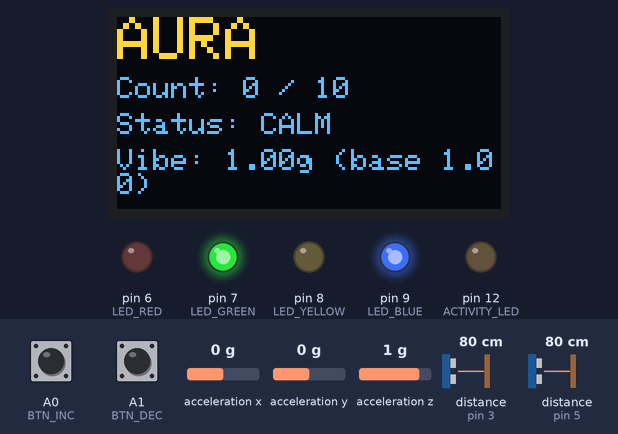
A sketch run on a simulated Arduino Uno, built with avr-gcc and run on an emulated ATmega328P. On the bench: 128×64 one-colour display, output pins drawn as LEDs (lit = HIGH). Wiring (inferred from the names in the program): 2 × ultrasonic range finder: trigger pin 2, echo pin 3 / trigger pin 4, echo pin 5; MPU-6050 motion sensor at I2C address 0x68. The inputs (shaded band) are chosen by the test bench; at power-on: acceleration x 0 g, A0 (BTN_INC) HIGH, acceleration z 1 g, A1 (BTN_DEC) HIGH, distance to the obstacle (sensors on pin 3, pin 5) 80 cm, acceleration y 0 g. The echo pulse lasts 58.3 µs per cm; the OLED is the two-colour kind (top 16 rows yellow); pins used as bus, display or sensor lines are not drawn; what the sketch prints to the serial monitor is not drawn.

Above: at 2.8 s.
2.9 s: acceleration x set to -0.7 g
At 3.9 s:
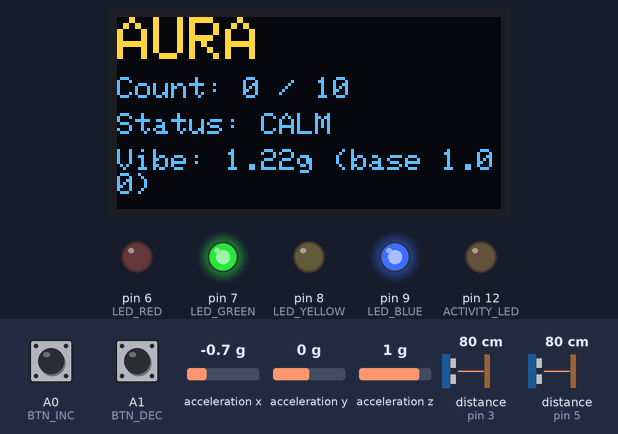
4.5 s: acceleration x set to -1 g
At 5.7 s:
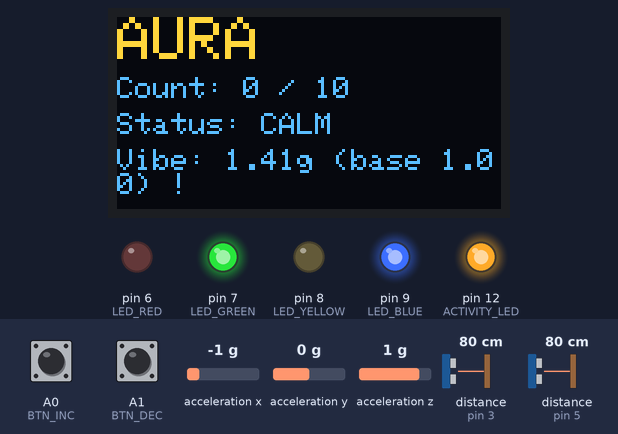
6.0 s: A0 (BTN_INC) pulled LOW for 1 s
At 7.6 s:
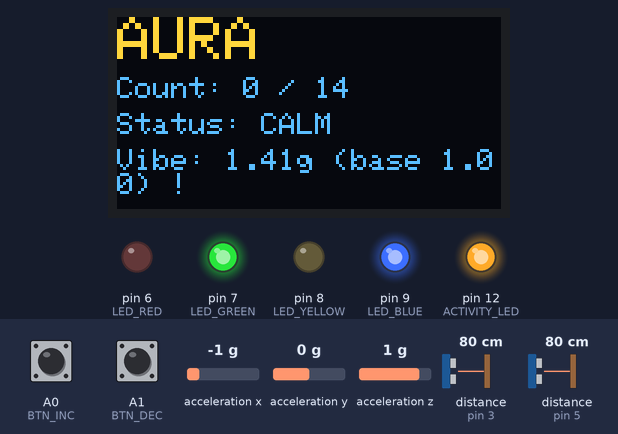
8.5 s: acceleration z set to 0.7 g
At 11.1 s:
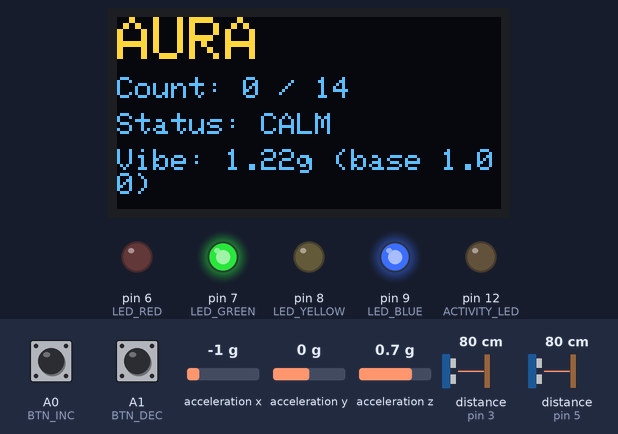
11.4 s: A1 (BTN_DEC) pulled LOW for 3.2 s
At 15.6 s:
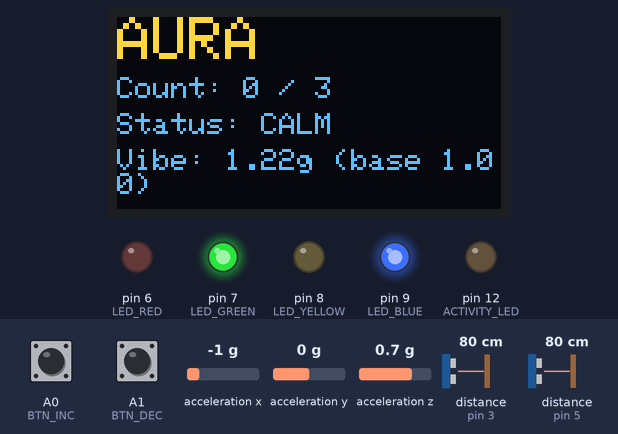
16.1 s: distance to the obstacle (sensor on pin 3) set to 33 cm
17.6 s: distance to the obstacle (sensor on pin 3) set to 29 cm
At 18.5 s:
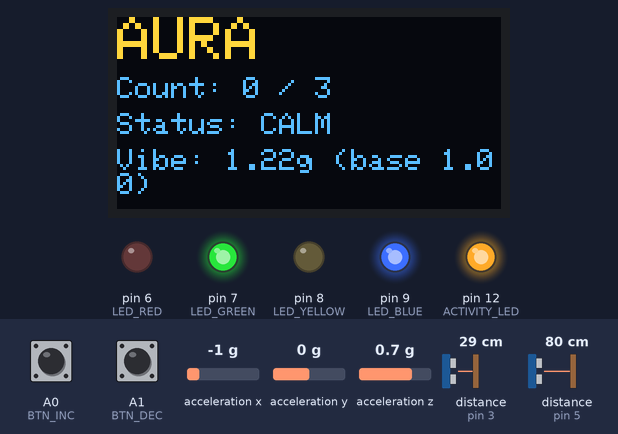
Timing chart, 0 to 20.1 s (numbered marks = the images above; inputs shaded):
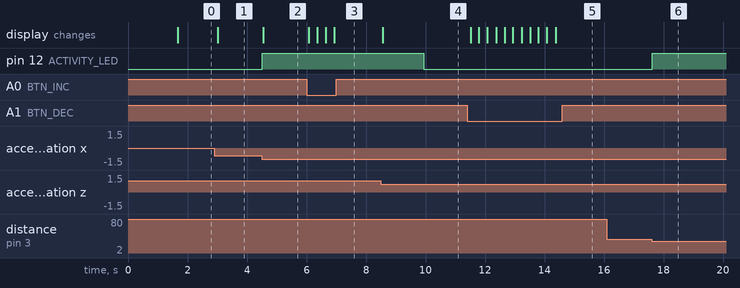

The sketch:

AURA_no_buzzer.ino
```cpp
/*
  =========================================================
  AURA — Room Occupancy & Mood Light Monitor
  USB-Powered Edition (NO buzzer, 4 separate mood LEDs +
  1 direct-driven activity LED, cloned MPU-6050 support)
  =========================================================

  Changes from the previous version:
    - Buzzer removed completely (pin, wiring calls, logic).
    - LEDs already used as 4 separate LEDs (R/G/Y/B) - kept as is.
    - MPU-6050 is now read with RAW I2C register access instead of
      the Adafruit_MPU6050 library. Many cloned MPU-6050 boards
      report a wrong/blank WHO_AM_I value, which makes
      Adafruit_MPU6050's mpu.begin() fail even though the sensor
      itself works fine. Talking to it directly at the register
      level avoids that check entirely.

  Pin map:
    D2  - Ultrasonic 1 (Entry)  TRIG
    D3  - Ultrasonic 1 (Entry)  ECHO
    D4  - Ultrasonic 2 (Exit)   TRIG
    D5  - Ultrasonic 2 (Exit)   ECHO
    D6  - Red LED    (via 220R)
    D7  - Green LED  (via 220R)
    D8  - Yellow LED (via 220R)
    D9  - Blue LED   (via 220R)
    D10 - HC-05 TXD -> Arduino RX   (SoftwareSerial RX)
    D11 - HC-05 RXD <- Arduino TX, via 1k resistor (SoftwareSerial TX)
    D12 - Activity/Vibration LED, direct-driven from the pin
          (no transistor needed for a single LED):
          D12 -> 220R resistor -> LED anode -> LED cathode -> GND
          ON continuously while peopleCount > 0 (stays on the whole
          time anyone is in the room, turns OFF only when the count
          returns to 0). Independently, also gives a brief ON blip
          when the MPU-6050 detects a tap/vibration while the room
          is empty.
    A0  - Button 1 (increase capacity), INPUT_PULLUP
    A1  - Button 2 (decrease capacity), INPUT_PULLUP
    A4  - I2C SDA (MPU-6050 + OLED, shared bus)
    A5  - I2C SCL (MPU-6050 + OLED, shared bus)

  Required libraries (install via Library Manager):
    - Adafruit GFX Library
    - Adafruit SSD1306
  (SoftwareSerial and Wire are built in. MPU-6050 no longer
   needs a library — it's read directly over I2C.)

  =========================================================
*/

#include <Wire.h>
#include <Adafruit_GFX.h>
#include <Adafruit_SSD1306.h>
#include <SoftwareSerial.h>

// ---------------- Pin definitions ----------------
#define TRIG1 2
#define ECHO1 3
#define TRIG2 4
#define ECHO2 5

#define LED_RED    6
#define LED_GREEN  7
#define LED_YELLOW 8
#define LED_BLUE   9

#define HC05_RX 10   // Arduino RX  <- HC-05 TXD
#define HC05_TX 11   // Arduino TX  -> HC-05 RXD (through 1k resistor)

#define BTN_INC A0
#define BTN_DEC A1

#define ACTIVITY_LED 12   // direct-driven LED: ON on tap/motion, OFF when calm

// ---------------- MPU-6050 raw I2C setup ----------------
#define MPU_ADDR        0x68  // AD0 tied to GND -> 0x68
#define MPU_REG_PWR_MGMT_1  0x6B
#define MPU_REG_ACCEL_XOUT_H 0x3B
bool mpuFound = false;

// ---------------- Objects ----------------
SoftwareSerial btSerial(HC05_RX, HC05_TX); // RX, TX
Adafruit_SSD1306 display(128, 64, &Wire, -1);

// ---------------- State ----------------
int peopleCount   = 0;
int capacityLimit = 10;      // adjustable with buttons, min 1
const int CAPACITY_MIN = 1;
const int CAPACITY_MAX = 50;

// entry/exit sequence detection
const int TRIGGER_DIST_CM   = 15;   // distance under which a sensor counts as "triggered"
const unsigned long SEQUENCE_WINDOW_MS = 1200; // time allowed between sensor1 and sensor2 trigger

unsigned long sensor1TriggerTime = 0;
unsigned long sensor2TriggerTime = 0;
bool sensor1Armed = true;
bool sensor2Armed = true;

// button debounce
unsigned long lastIncPress = 0;
unsigned long lastDecPress = 0;
const unsigned long DEBOUNCE_MS = 250;

// bluetooth periodic update
unsigned long lastBtSend = 0;
const unsigned long BT_INTERVAL_MS = 1000;

// MPU vibration (values in g's; gravity alone ~1.0g on a perfect sensor,
// but cheap clones often have an offset - so we calibrate the real
// resting value at boot instead of assuming exactly 1.0g)
const float VIBRATION_THRESHOLD_G = 0.3;
float mpuRestBaselineG = 1.0; // overwritten by calibrateMpuBaseline() in setup()
unsigned long lastVibrationShown = 0;

// Activity LED (D12, via transistor) - stays ON for a short hold time
// after a tap/vibration or close approach, so it reads as a clean
// on/off state rather than flickering for an instant.
const int PROXIMITY_ACTIVITY_CM = 30;      // "someone near the sensor" distance
const unsigned long ACTIVITY_HOLD_MS = 1500; // how long the LED stays on after activity
unsigned long activityLedOffTime = 0;
bool activityLedOn = false;

// ---------------- Function prototypes ----------------
long getDistanceCM(int trigPin, int echoPin);
void updateLEDs();
void handleButtons();
void handleUltrasonics();
void updateDisplay(float vibeMag, bool vibrationDetected, bool mpuOk);
void sendBluetoothStatus();
void mpuInit();
bool mpuReadAccelG(float &magG);
void calibrateMpuBaseline();
void triggerActivityLed();
void updateActivityLed();

void setup() {
  Serial.begin(9600);
  btSerial.begin(9600);

  pinMode(TRIG1, OUTPUT);
  pinMode(ECHO1, INPUT);
  pinMode(TRIG2, OUTPUT);
  pinMode(ECHO2, INPUT);

  pinMode(LED_RED, OUTPUT);
  pinMode(LED_GREEN, OUTPUT);
  pinMode(LED_YELLOW, OUTPUT);
  pinMode(LED_BLUE, OUTPUT);

  pinMode(BTN_INC, INPUT_PULLUP);
  pinMode(BTN_DEC, INPUT_PULLUP);

  pinMode(ACTIVITY_LED, OUTPUT);
  digitalWrite(ACTIVITY_LED, LOW); // starts OFF - calm/quiet

  Wire.begin();

  // OLED init (0x3C is the typical SSD1306 I2C address)
  if (!display.begin(SSD1306_SWITCHCAPVCC, 0x3C)) {
    Serial.println(F("OLED not found! Check wiring/address."));
  } else {
    display.clearDisplay();
    display.setTextSize(1);
    display.setTextColor(SSD1306_WHITE);
    display.setCursor(0, 0);
    display.println(F("AURA booting..."));
    display.display();
  }

  mpuInit();
  if (mpuFound) {
    calibrateMpuBaseline();
  }

  Serial.println(F("AURA ready."));
  updateLEDs();
  delay(500);
}

void loop() {
  handleButtons();
  handleUltrasonics();
  updateLEDs();

  float mag = 0;
  bool vibrationDetected = false;
  bool mpuOk = mpuReadAccelG(mag);
  if (mpuOk && fabs(mag - mpuRestBaselineG) > VIBRATION_THRESHOLD_G) {
    vibrationDetected = true;
    triggerActivityLed();
  }

  updateActivityLed();
  updateDisplay(mag, vibrationDetected, mpuOk);

  if (millis() - lastBtSend > BT_INTERVAL_MS) {
    sendBluetoothStatus();
    lastBtSend = millis();
  }

  delay(50); // small loop delay, keeps ultrasonic pulses stable
}

// ---------------- Ultrasonic distance ----------------
long getDistanceCM(int trigPin, int echoPin) {
  digitalWrite(trigPin, LOW);
  delayMicroseconds(2);
  digitalWrite(trigPin, HIGH);
  delayMicroseconds(10);
  digitalWrite(trigPin, LOW);

  long duration = pulseIn(echoPin, HIGH, 20000); // 20ms timeout ~ 3.4m max
  if (duration == 0) return -1; // no echo / out of range
  long distanceCM = duration * 0.0343 / 2;
  return distanceCM;
}

// ---------------- Entry/Exit logic ----------------
void handleUltrasonics() {
  long d1 = getDistanceCM(TRIG1, ECHO1);
  long d2 = getDistanceCM(TRIG2, ECHO2);
  unsigned long now = millis();

  bool s1Triggered = (d1 > 0 && d1 < TRIGGER_DIST_CM);
  bool s2Triggered = (d2 > 0 && d2 < TRIGGER_DIST_CM);

  // Someone standing close to either sensor counts as "activity",
  // separate from the stricter entry/exit sequence logic below.
  if ((d1 > 0 && d1 < PROXIMITY_ACTIVITY_CM) ||
      (d2 > 0 && d2 < PROXIMITY_ACTIVITY_CM)) {
    triggerActivityLed();
  }

  // Sensor 1 (entry side) triggers first
  if (s1Triggered && sensor1Armed) {
    sensor1TriggerTime = now;
    sensor1Armed = false;
    // if sensor2 already triggered recently -> this completes an EXIT sequence
    if (!sensor2Armed && (now - sensor2TriggerTime) < SEQUENCE_WINDOW_MS) {
      if (peopleCount > 0) peopleCount--;
      Serial.println(F("EXIT detected"));
      sensor2Armed = true;
    }
  }
  if (!s1Triggered) sensor1Armed = true;

  // Sensor 2 (exit side) triggers first
  if (s2Triggered && sensor2Armed) {
    sensor2TriggerTime = now;
    sensor2Armed = false;
    // if sensor1 already triggered recently -> this completes an ENTRY sequence
    if (!sensor1Armed && (now - sensor1TriggerTime) < SEQUENCE_WINDOW_MS) {
      if (peopleCount < capacityLimit) {
        peopleCount++;
        Serial.println(F("ENTRY detected"));
      } else {
        Serial.println(F("ENTRY blocked - at capacity"));
      }
      sensor1Armed = true;
    }
  }
  if (!s2Triggered) sensor2Armed = true;
}

// ---------------- Buttons ----------------
void handleButtons() {
  unsigned long now = millis();

  if (digitalRead(BTN_INC) == LOW && (now - lastIncPress) > DEBOUNCE_MS) {
    if (capacityLimit < CAPACITY_MAX) capacityLimit++;
    lastIncPress = now;
    Serial.print(F("Capacity increased to "));
    Serial.println(capacityLimit);
  }

  if (digitalRead(BTN_DEC) == LOW && (now - lastDecPress) > DEBOUNCE_MS) {
    if (capacityLimit > CAPACITY_MIN) capacityLimit--;
    lastDecPress = now;
    Serial.print(F("Capacity decreased to "));
    Serial.println(capacityLimit);
    if (peopleCount > capacityLimit) peopleCount = capacityLimit;
  }
}

// ---------------- Mood LEDs ----------------
// Matches the color chart in the wiring guide:
//   CALM (empty)          -> Green + Blue (cyan)
//   SETTLING (few)         -> Green only
//   MODERATE (half)        -> Yellow only
//   ENERGETIC (near full)  -> Yellow + Red (orange)
//   FULL                   -> Red only
void updateLEDs() {
  float ratio = capacityLimit > 0 ? (float)peopleCount / capacityLimit : 0;

  bool r = false, g = false, y = false, b = false;

  if (peopleCount == 0) {
    g = true; b = true;              // Calm - cyan
  } else if (ratio < 0.4) {
    g = true;                        // Settling - green
  } else if (ratio < 0.7) {
    y = true;                        // Moderate - yellow
  } else if (ratio < 1.0) {
    y = true; r = true;              // Energetic - orange
  } else {
    r = true;                        // Full - red
  }

  digitalWrite(LED_RED, r ? HIGH : LOW);
  digitalWrite(LED_GREEN, g ? HIGH : LOW);
  digitalWrite(LED_YELLOW, y ? HIGH : LOW);
  digitalWrite(LED_BLUE, b ? HIGH : LOW);
}

// ---------------- Activity LED (D12, direct-driven) ----------------
// Two independent ways this LED turns ON:
//   1) peopleCount > 0  -> stays solidly ON for as long as anyone is
//                          in the room, no timeout, turns OFF only
//                          when peopleCount drops back to 0.
//   2) Vibration/tap detected while the room is EMPTY -> brief ON
//      blip for ACTIVITY_HOLD_MS, then back OFF (unchanged behavior).
void triggerActivityLed() {
  digitalWrite(ACTIVITY_LED, HIGH);
  activityLedOn = true;
  activityLedOffTime = millis() + ACTIVITY_HOLD_MS;
}

void updateActivityLed() {
  // Room occupied -> force LED on, ignore any pending timeout entirely.
  if (peopleCount > 0) {
    digitalWrite(ACTIVITY_LED, HIGH);
    activityLedOn = true;
    return;
  }

  // Room empty -> fall back to the normal timed vibration blip.
  if (activityLedOn && millis() > activityLedOffTime) {
    digitalWrite(ACTIVITY_LED, LOW);
    activityLedOn = false;
  }
}

// ---------------- MPU-6050 (raw register access, clone-friendly) ----------------
void mpuInit() {
  // Wake the MPU-6050 up (it starts in sleep mode by default)
  Wire.beginTransmission(MPU_ADDR);
  Wire.write(MPU_REG_PWR_MGMT_1);
  Wire.write(0x00);
  uint8_t result = Wire.endTransmission();

  if (result == 0) {
    mpuFound = true;
    Serial.println(F("MPU-6050 responded OK (raw I2C)."));
  } else {
    mpuFound = false;
    Serial.println(F("MPU-6050 not responding! Check wiring/address (AD0->GND = 0x68)."));
  }
}

// Averages several accel readings right at boot (board must be sitting
// still/flat during this) to find this specific sensor's real resting
// magnitude, instead of assuming a textbook 1.0g. This compensates for
// the offset error common on cloned MPU-6050 boards.
void calibrateMpuBaseline() {
  Serial.println(F("Calibrating MPU-6050 baseline - keep it still..."));
  const int SAMPLES = 50;
  float sum = 0;
  int validSamples = 0;

  for (int i = 0; i < SAMPLES; i++) {
    float m;
    if (mpuReadAccelG(m)) {
      sum += m;
      validSamples++;
    }
    delay(20);
  }

  if (validSamples > 0) {
    mpuRestBaselineG = sum / validSamples;
  }
  Serial.print(F("MPU baseline set to: "));
  Serial.print(mpuRestBaselineG, 3);
  Serial.println(F("g"));
}

// Reads accel X/Y/Z and returns the magnitude in g's.
// Uses default sensitivity (+-2g range => 16384 LSB/g).
bool mpuReadAccelG(float &magG) {
  if (!mpuFound) return false;

  Wire.beginTransmission(MPU_ADDR);
  Wire.write(MPU_REG_ACCEL_XOUT_H);
  if (Wire.endTransmission(false) != 0) {
    mpuFound = false; // lost connection, will need re-check
    return false;
  }

  uint8_t bytesReceived = Wire.requestFrom((int)MPU_ADDR, 6);
  if (bytesReceived < 6) return false;

  int16_t rawX = (Wire.read() << 8) | Wire.read();
  int16_t rawY = (Wire.read() << 8) | Wire.read();
  int16_t rawZ = (Wire.read() << 8) | Wire.read();

  float ax = rawX / 16384.0;
  float ay = rawY / 16384.0;
  float az = rawZ / 16384.0;

  magG = sqrt(ax * ax + ay * ay + az * az);
  return true;
}

// ---------------- OLED display ----------------
void updateDisplay(float vibeMag, bool vibrationDetected, bool mpuOk) {
  display.clearDisplay();
  display.setCursor(0, 0);
  display.setTextSize(2);
  display.print(F("AURA"));

  display.setTextSize(1);
  display.setCursor(0, 20);
  display.print(F("Count: "));
  display.print(peopleCount);
  display.print(F(" / "));
  display.println(capacityLimit);

  display.setCursor(0, 32);
  if (peopleCount == 0) display.println(F("Status: CALM"));
  else {
    float ratio = (float)peopleCount / capacityLimit;
    if (ratio < 0.4) display.println(F("Status: SETTLING"));
    else if (ratio < 0.7) display.println(F("Status: MODERATE"));
    else if (ratio < 1.0) display.println(F("Status: ENERGETIC"));
    else display.println(F("Status: FULL"));
  }

  display.setCursor(0, 44);
  if (!mpuOk) {
    display.println(F("Vibe: MPU offline"));
  } else {
    display.print(F("Vibe: "));
    display.print(vibeMag, 2);
    display.print(F("g (base "));
    display.print(mpuRestBaselineG, 2);
    display.print(F(")"));
    if (vibrationDetected) {
      display.print(F(" !"));
      if (millis() - lastVibrationShown > 3000) {
        Serial.println(F("Vibration detected"));
        lastVibrationShown = millis();
      }
    }
  }

  display.display();
}

// ---------------- Bluetooth status ----------------
void sendBluetoothStatus() {
  btSerial.print(F("COUNT:"));
  btSerial.print(peopleCount);
  btSerial.print(F("/"));
  btSerial.println(capacityLimit);
}
```

Measured:
- the behaviour switches between -0.8 and -0.9 g on acceleration x (found by bisection; images 1 and 2)
- the behaviour switches between 0.9 and 0.8 g on acceleration z (found by bisection; images 3 and 4)
- the behaviour switches between 31 and 30 cm on distance to the obstacle (sensor on pin 3) (found by bisection; images 5 and 6)
- after the input at 2.9 s, the display: changes after 0.12 s (image 1)
- after the input at 4.5 s, pin 12 (ACTIVITY_LED): LOW → HIGH at once; the display: changes at once (image 2)
- after the input at 6.0 s, the display: first changes after 0.08 s (image 3 shows a later state)
- after the input at 8.5 s, pin 12 (ACTIVITY_LED): HIGH → LOW after 1.4 s; the display: changes after 0.06 s (image 4)
- after the input at 11.4 s, the display: first changes after 0.11 s (image 5 shows a later state)
- after the input at 16.1 s, every drawn part: stays the same
- after the input at 17.6 s, pin 12 (ACTIVITY_LED): LOW → HIGH at once
